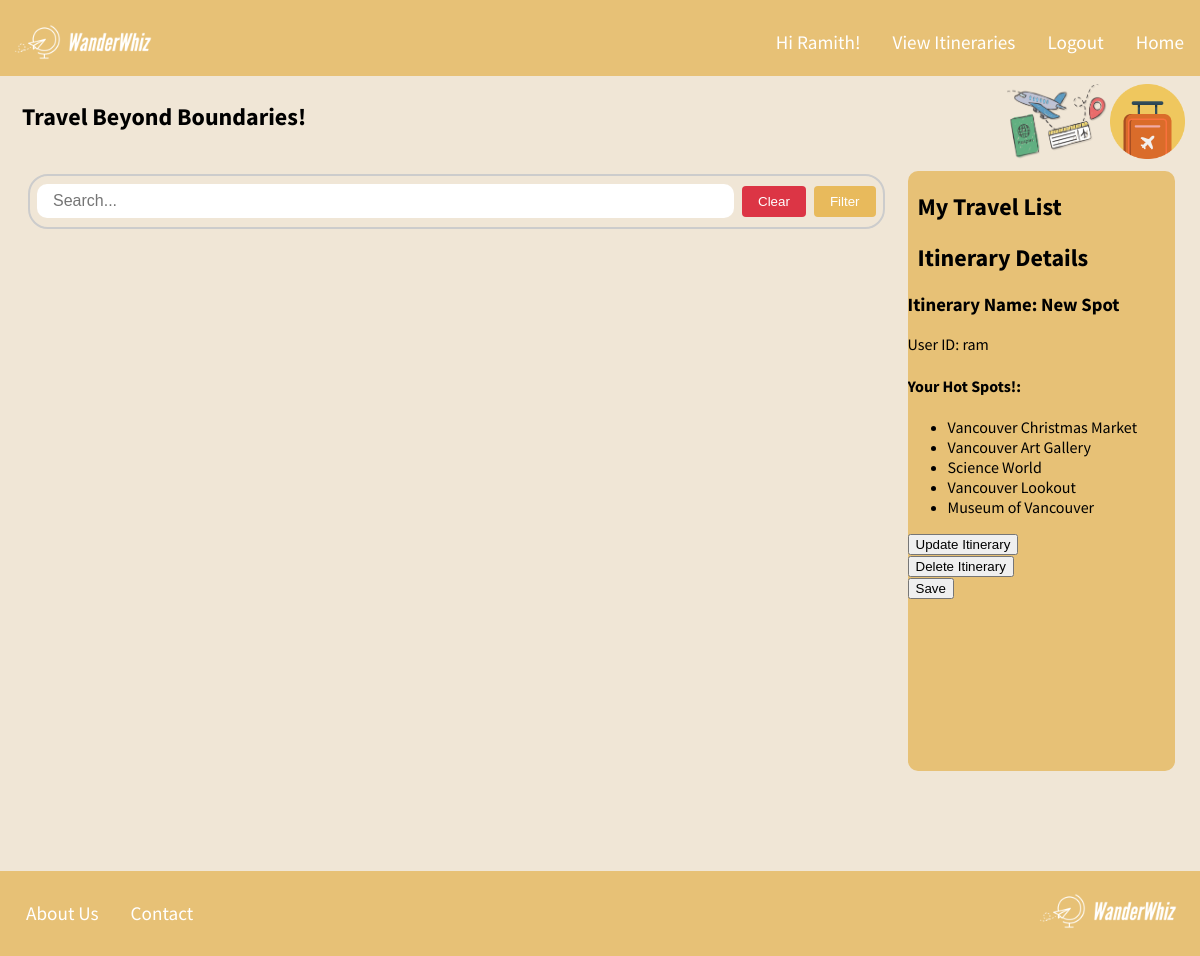
Page /itineraries/6/ (signed in) on the committed database.
### members/models.py (models this page shows, shortened)
class Itinerary(models.Model):
    itinerary_name = models.CharField(max_length=255)
    business_list = models.ManyToManyField(Business)
    user_id = models.ForeignKey(User, on_delete=models.CASCADE)

class Business(models.Model):
    business_name = models.CharField(max_length=255)
    business_type = models.CharField(max_length=12, default='Tourist Attraction')
    address = models.CharField(max_length=255)
    rating = models.CharField(max_length=5)

### members/views.py (the view)
# urls.py: path('itineraries/<int:id>/', itinerary_detail, name='itinerary_detail'),
def itinerary_detail(request, id):
    itinerary = get_object_or_404(Itinerary, id=id)
    return render(request, 'itinerary_detail.html', {'itinerary': itinerary})

### members/templates/itinerary_detail.html (shortened to what this page needs)
{% extends 'registration/home.html'%}
{% load static %}
{% block itineraryinfo %}
<h2>Itinerary Details</h2>
<h3>Itinerary Name: {{ itinerary.itinerary_name }}</h3>
<p>User ID: {{ itinerary.user_id }}</p>
<h4>Your Hot Spots!:</h4>
<ul>
  {% for business in itinerary.business_list.all %}
    <li>{{ business.business_name }}</li>
  {% empty %}
    <li>No businesses found.</li>
  {% endfor %}
</ul>
<button onclick="window.location.href='{% url 'itinerary_update' id=itinerary.id %}'" class="btn btn-primary">Update Itinerary</button>
<form action="{% url 'itinerary_delete' itinerary.id %}" method="post">
  <button type="submit" class="btn btn-danger">Delete Itinerary</button>
</form>
{% endblock %}

### members/templates/base.html (shortened to what this page needs)
{% load static %}
<!DOCTYPE html>
<html lang="en">
<head>
    {% block css %}{% endblock %}
    {% block extrahead %}{% endblock %}
</head>
<body>
    <header>
        <div class="header-logo">
            <a href="/home">
            <img src="{% static 'images/WanderWhiz-1_5.png'  %}" alt="Logo" width="160" height="60">
            </a>
        </div>
        <nav>
            <ul>
                {% if request.user.is_authenticated %}
                    <li><a href="{% url 'home'%}">Home</a></li>
                    <li><a href="{% url 'logout'%}">Logout</a></li>
                    <li><a href="{% url 'itinerary_list'%}">View Itineraries</a></li>
                    <li><a href="#">Hi {{request.user | title}}!</a></li>
                {% else %}
                    <li><a href="/login">Login</a></li>
                    <li><a href="/register">Sign Up</a></li>
                {% endif %}
            </ul>
        </nav>
    </header>
    <main>
                {% block content %}
                {% endblock %}
    </main>
    <footer id="feet">
        <div class="container-footer">
            <div class="footer-links">
                <a href="#">About Us</a>
                <a href="#">Contact</a>
            </div>
            <div class="footer-logo">
                <img src="{% static 'images/WanderWhiz-1_5.png'  %}" alt="Logo" width="160" height="60">
            </div>
        </div>
    </footer>
</body>
</html>

### members/static/homestylesheet.css (style rules this page uses)
body { background-color: #f0e6d6; width: 100%; font-family: 'Source Sans Pro', sans-serif; margin: 0; }
header { background-color: #E7C176; display: flex; justify-content: space-between; padding-left: 5px; }
nav { height: 75px; }
nav ul { list-style-type: none; padding: 0; overflow: hidden; }
nav li { float: right; }
nav li a { display: block; color: white; text-align: center; padding: 14px 16px; text-decoration: none; font-size: larger; }
h2 { padding-left: 10px; }
footer { background-color: #E7C176; color: #fff; padding: 10px ; margin-bottom: 0px; }
.container-footer { display: flex; justify-content: space-between; align-items: center; font-size: larger; }
.footer-links { display: flex; }
.footer-links a { display: block; color: white; text-align: center; padding: 14px 16px; text-decoration: none; }
.header-logo { padding-top: 1%; }

### rows in the picture
Itinerary: itinerary_name "New Spot", user_id "ram"
Business: business_name "Vancouver Christmas Market"
Business: business_name "Vancouver Art Gallery"
Business: business_name "Science World"
Business: business_name "Vancouver Lookout"
Business: business_name "Museum of Vancouver"

### other values in the picture
{{ request.user | title }} "Ramith"
